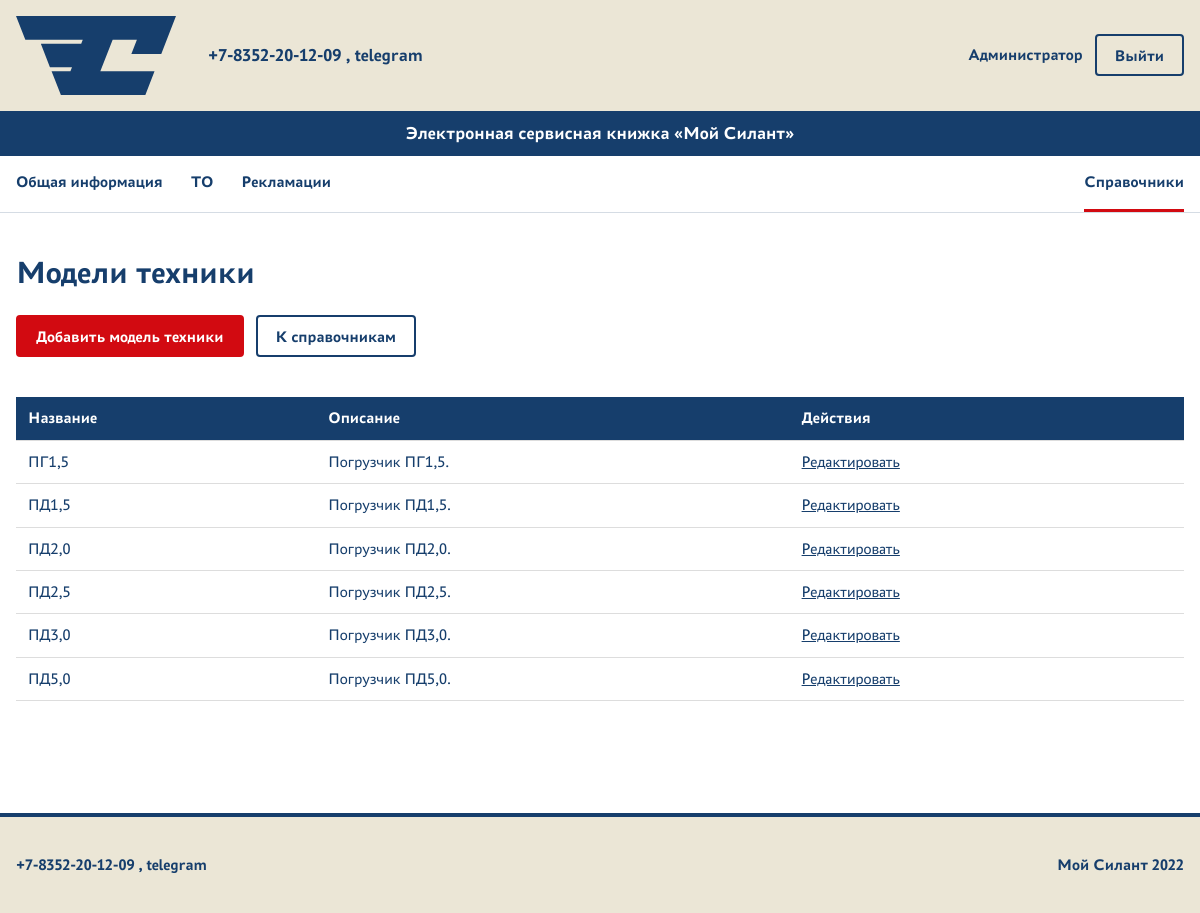
Screenshot of /machines/references/technique-models/ (signed in) with the database file from the repository.
### machines/models.py (models this page shows, shortened)
class TechniqueModel(models.Model):
    name = models.CharField(max_length=255, verbose_name='Название')
    description = models.TextField(blank=True, verbose_name='Описание')
    class Meta:
        verbose_name = 'Модель техники'
        verbose_name_plural = 'Модели техники'

### machines/views.py (the view)
class TechniqueModelList(
    LoginRequiredMixin,
    PermissionRequiredMixin,
    ListView,
):
    model = TechniqueModel
    template_name = 'machines/technique_model_list.html'
    context_object_name = 'technique_models'
    permission_required = 'machines.view_techniquemodel'
    ordering = 'name'

### machines/templates/machines/technique_model_list.html (shortened to what this page needs)
{% extends 'base.html' %}
{% block content %}
    <h1>Модели техники</h1>
    <div class="page-actions">
        <a
            class="button button--primary"
            href="{% url 'machines:technique_model_create' %}"
        >
            Добавить модель техники
        </a>
        <a
            class="button button--secondary"
            href="{% url 'core:references' %}"
        >
            К справочникам
        </a>
    </div>
    <div class="table-wrapper">
        <table class="data-table reference-table">
            <thead>
                <tr>
                    <th>Название</th>
                    <th>Описание</th>
                    <th>Действия</th>
                </tr>
            </thead>
            <tbody>
                {% for item in technique_models %}
                    <tr>
                        <td>{{ item.name }}</td>
                        <td>{{ item.description|default:"—" }}</td>
                        <td>
                            <a href="{% url 'machines:technique_model_update' item.pk %}">
                                Редактировать
                            </a>
                        </td>
                    </tr>
                {% empty %}
                    <tr>
                        <td colspan="3">
                            Справочник пуст.
                        </td>
                    </tr>
                {% endfor %}
            </tbody>
        </table>
    </div>
{% endblock %}

### templates/base.html (shortened to what this page needs)
{% load static %}
<!DOCTYPE html>
<html lang="ru">
<head>
    <link
        rel="stylesheet"
        href="{% static 'core/css/styles.css' %}"
    >
</head>
<body>
    <header class="site-header">
        <div class="container site-header__top">
            <a
                class="site-header__logo"
                href="{% url 'core:home' %}"
                aria-label="Мой Силант — главная"
            >
                <img
                    src="{% static 'core/images/silant-logo.svg' %}"
                    alt="Мой Силант"
                >
            </a>
            <div class="site-header__contact">
                +7-8352-20-12-09 , telegram
            </div>
            <div class="account-nav">
                {% if user.is_authenticated %}
                    <span class="account-name">
                        {{ user.get_full_name|default:user.username }}
                    </span>
                    <form
                        method="post"
                        action="{% url 'account_logout' %}"
                    >
                        <button
                            class="button button--secondary"
                            type="submit"
                        >
                            Выйти
                        </button>
                    </form>
                {% endif %}
            </div>
        </div>
        <div class="site-header__title">
            <div class="container">
                Электронная сервисная книжка «Мой Силант»
            </div>
        </div>
        {% if user.is_authenticated %}
            <nav
                class="site-nav"
                aria-label="Основные разделы сервиса"
            >
                <div class="container site-nav__inner">
                    <div class="site-nav__primary">
                        <a
                            class="site-nav__link"
                            href="{% url 'machines:list' %}"
                        >
                            Общая информация
                        </a>
                        <a
                            class="site-nav__link"
                            href="{% url 'service:list' %}"
                        >
                            ТО
                        </a>
                        <a
                            class="site-nav__link"
                            href="{% url 'complaints:list' %}"
                        >
                            Рекламации
                        </a>
                    </div>
                    {% if perms.machines.view_techniquemodel %}
                        <a
                            class="site-nav__link site-nav__tool{% if request.resolver_match.namespace == 'core' and request.resolver_match.url_name == 'references' or 'technique_model_' in request.resolver_match.url_name or 'engine_model_' in request.resolver_match.url_name or 'transmission_model_' in request.resolver_match.url_name or 'drive_axle_model_' in request.resolver_match.url_name or 'steering_axle_model_' in request.resolver_match.url_name or 'maintenance_type_' in request.resolver_match.url_name or 'maintenance_organization_' in request.resolver_match.url_name or 'failure_node_' in request.resolver_match.url_name or 'recovery_method_' in request.resolver_match.url_name %} site-nav__link--active{% endif %}"
                            href="{% url 'core:references' %}"
                        >
                            Справочники
                        </a>
                    {% endif %}
                </div>
            </nav>
    </header>
    <main class="site-main">
        <div class="container">
            {% block content %}{% endblock %}
        </div>
    </main>
    <footer class="site-footer">
        <div class="container site-footer__inner">
            <div class="site-footer__contact">
                +7-8352-20-12-09 , telegram
            </div>
            <div class="site-footer__copyright">
                Мой Силант 2022
            </div>
        </div>
    </footer>
</body>
</html>

### core/static/core/css/styles.css (style rules this page uses)
:root { --color-blue: #163E6C; --color-red: #D20A11; --color-beige: #EBE6D6; --color-white: #FFFFFF; }
* { box-sizing: border-box; }
html { font-family: "PT Astra Sans", Arial, sans-serif; }
body { display: flex; min-height: 100vh; flex-direction: column; margin: 0; background: var(--color-white); color: var(--color-blue); line-height: 1.4; }
a { color: inherit; }
button, input, select, textarea { max-width: 100%; font: inherit; }
.container { width: min(100% - 32px, 1440px); margin-inline: auto; }
h1, h2, h3 { margin-top: 0; line-height: 1.2; }
h1 { margin-bottom: 24px; font-size: 32px; }
form { margin-bottom: 24px; }
button { padding: 8px 14px; border: 1px solid #888888; border-radius: 4px; background: #f2f2f2; color: #222222; cursor: pointer; }
.site-header { border-bottom: none; background: var(--color-beige); }
.site-header__top { display: grid; grid-template-columns: auto 1fr auto; align-items: center; gap: 32px; min-height: 96px; padding-block: 16px; }
.site-header__logo { display: block; width: 160px; flex-shrink: 0; }
.site-header__logo img { display: block; width: 100%; height: auto; }
.site-header__contact { justify-self: start; font-size: 18px; font-weight: 700; }
.site-header__title { padding-block: 10px; background: var(--color-blue); color: var(--color-white); font-size: 18px; font-weight: 700; text-align: center; }
.account-nav { display: flex; align-items: center; gap: 12px; margin-left: 0; }
.account-nav form { margin: 0; }
.account-name { font-weight: 700; }
.account-nav button { width: auto; }
.site-main { flex: 1; padding-block: 40px; }
.site-footer { margin-top: 48px; border-top: 4px solid var(--color-blue); background: var(--color-beige); }
.site-footer__inner { display: flex; min-height: 96px; align-items: center; justify-content: space-between; gap: 24px; padding-block: 20px; font-weight: 700; }
.site-footer__copyright { text-align: right; }
.site-nav { border-bottom: 1px solid rgba(22, 62, 108, 0.18); background: var(--color-white); }
.site-nav__inner { display: flex; min-height: 56px; align-items: center; flex-wrap: wrap; gap: 24px; }
.site-nav__primary { display: flex; align-items: center; flex-wrap: wrap; gap: 8px 28px; }
.site-nav__link { display: inline-flex; min-height: 56px; align-items: center; border-bottom: 3px solid transparent; color: var(--color-blue); font-weight: 700; text-decoration: none; }
.site-nav__link--active { border-bottom-color: var(--color-red); }
.site-nav__tool { margin-left: auto; }
.button { display: inline-flex; min-height: 42px; align-items: center; justify-content: center; padding: 8px 18px; border: 2px solid transparent; border-radius: 4px; font-weight: 700; line-height: 1.2; text-decoration: none; cursor: pointer; }
.button--primary { border-color: var(--color-red); background: var(--color-red); color: var(--color-white); }
.button--secondary { border-color: var(--color-blue); background: transparent; color: var(--color-blue); }
table { width: 100%; margin-top: 16px; margin-bottom: 24px; border-collapse: collapse; }
th, td { padding: 10px 12px; border-bottom: 1px solid #dddddd; text-align: left; vertical-align: top; }
th { font-weight: 700; }
.table-wrapper { width: 100%; max-width: 100%; overflow-x: auto; }
.data-table { min-width: 1200px; }
.data-table th { background: var(--color-blue); color: var(--color-white); }
.reference-table { min-width: 680px; }
.page-actions { display: flex; flex-wrap: wrap; gap: 12px; margin-bottom: 24px; }

### rows the page displays
TechniqueModel: name "ПГ1,5", description "Погрузчик ПГ1,5."
TechniqueModel: name "ПД1,5", description "Погрузчик ПД1,5."
TechniqueModel: name "ПД2,0", description "Погрузчик ПД2,0."
TechniqueModel: name "ПД2,5", description "Погрузчик ПД2,5."
TechniqueModel: name "ПД3,0", description "Погрузчик ПД3,0."
TechniqueModel: name "ПД5,0", description "Погрузчик ПД5,0."

### other values shown
{{ user.get_full_name|default:user.username }} "Администратор"
